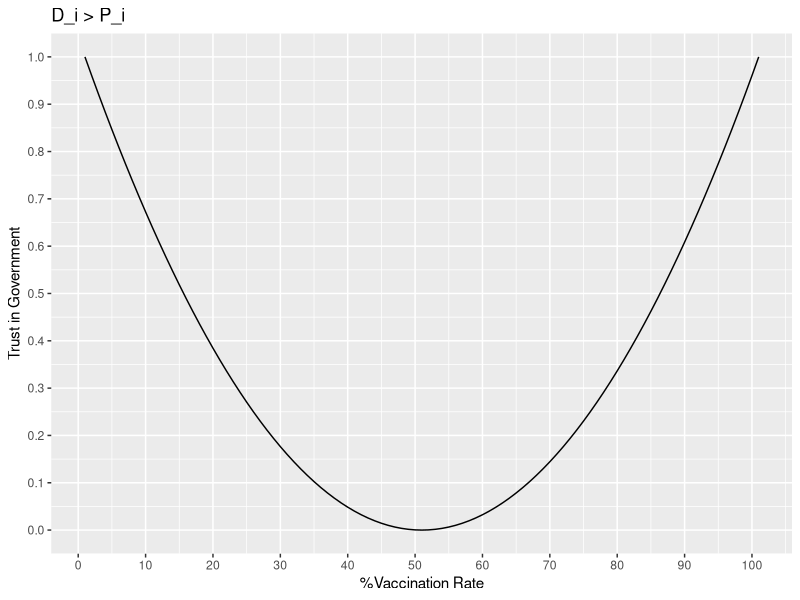
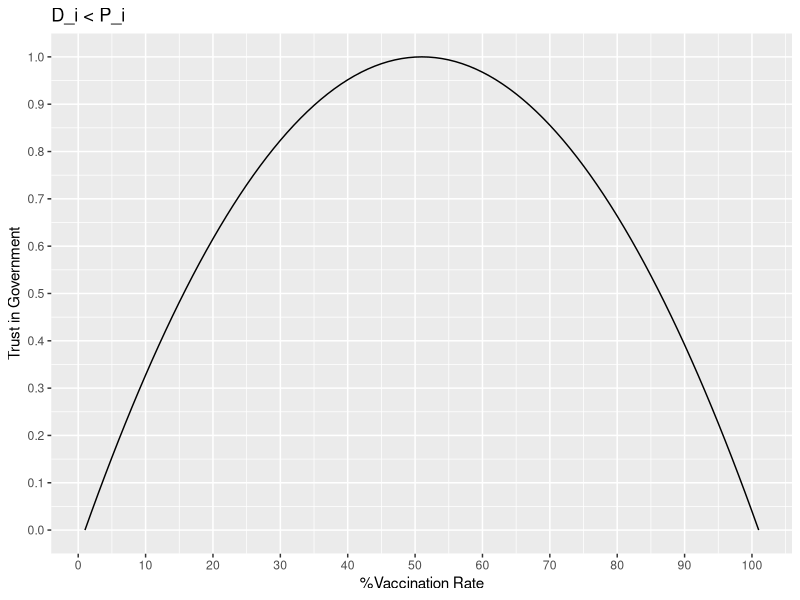
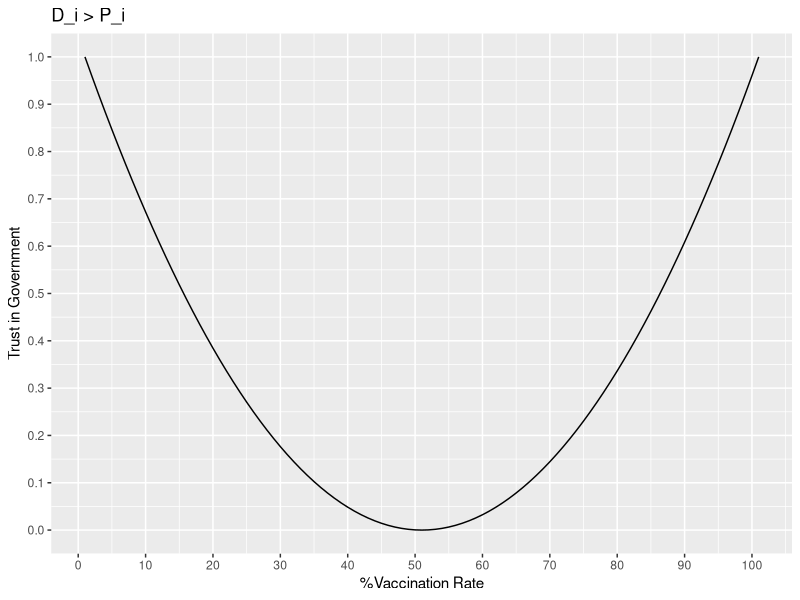
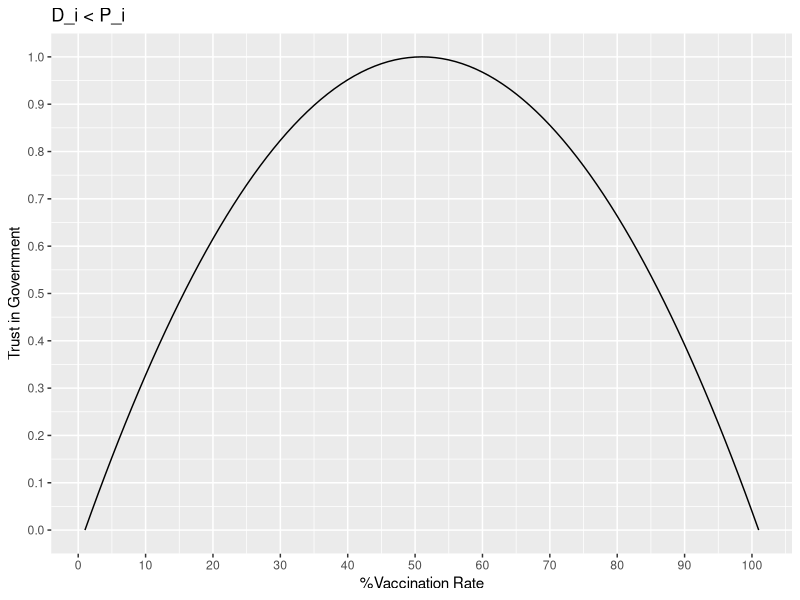

The R script that drew these images, in order:
library(ggplot2)
library(gridExtra)

data1 <- data.frame(matrix(NA,nrow=101, ncol = 4))

for (i in 1:101) {
  data1$X1[i] <- i
  data1$X2[i] <-  (data1$X1[i]-51)^2/2500
  data1$X3[i] <- -(data1$X1[i]-51)^2/2500+1.00
}

head(data1)

f1 <- ggplot(data1, aes(X1, X2))+geom_line()+
      xlab("%Vaccination Rate")+ylab("Trust in Government")+
      scale_x_continuous(breaks=seq(0,100, 10))+
      scale_y_continuous(breaks=seq(0,1.00, 0.1))+
      ggtitle("D_i > P_i")
f1

ggsave("figure4top.png", dpi=400)

f2 <- ggplot(data1, aes(X1, X3))+geom_line()+
      xlab("%Vaccination Rate") +ylab("Trust in Government")+
      scale_x_continuous(breaks=seq(0,100, 10))+
      scale_y_continuous(breaks=seq(0,1.00, 0.1))+ 
      ggtitle("D_i < P_i")
f2

ggsave("figure4bottom.png", dpi=400)

